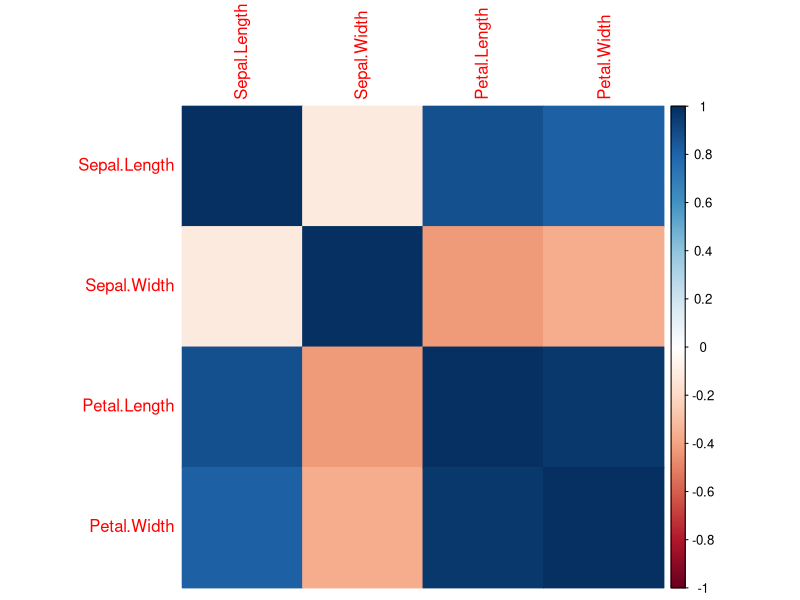
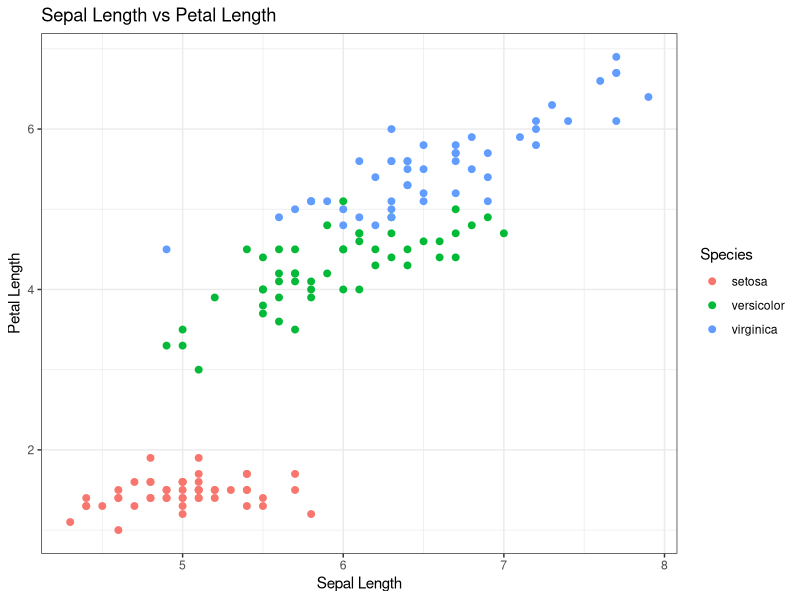
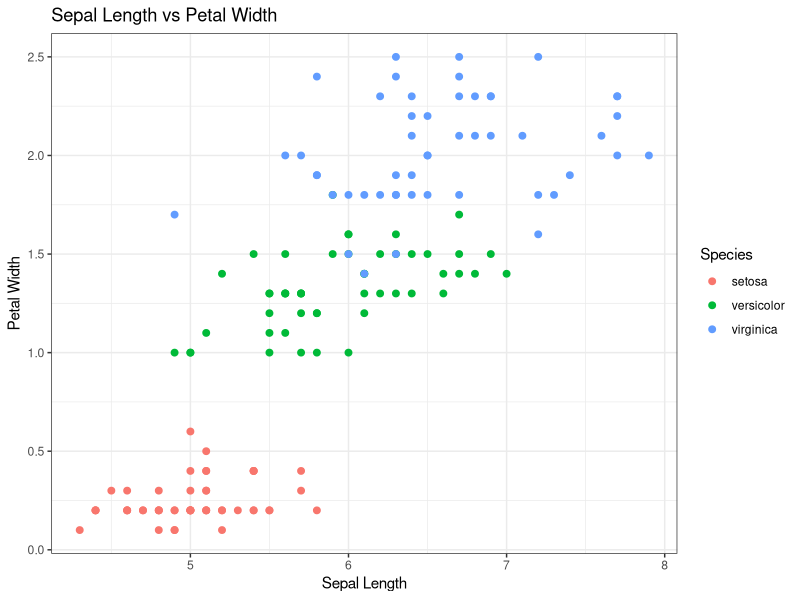
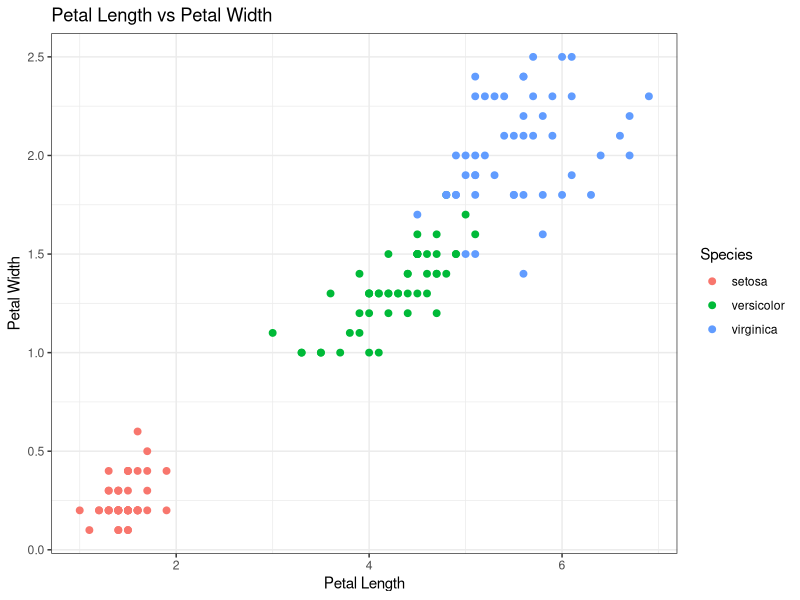
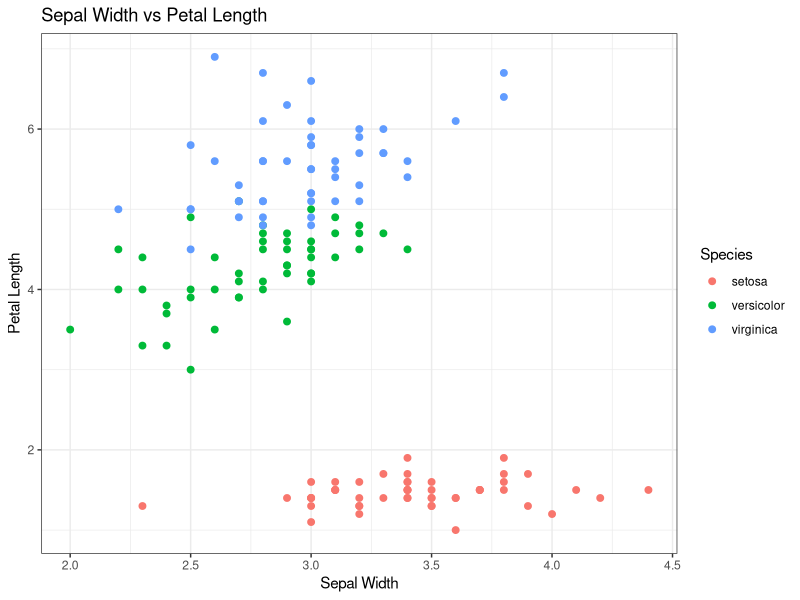
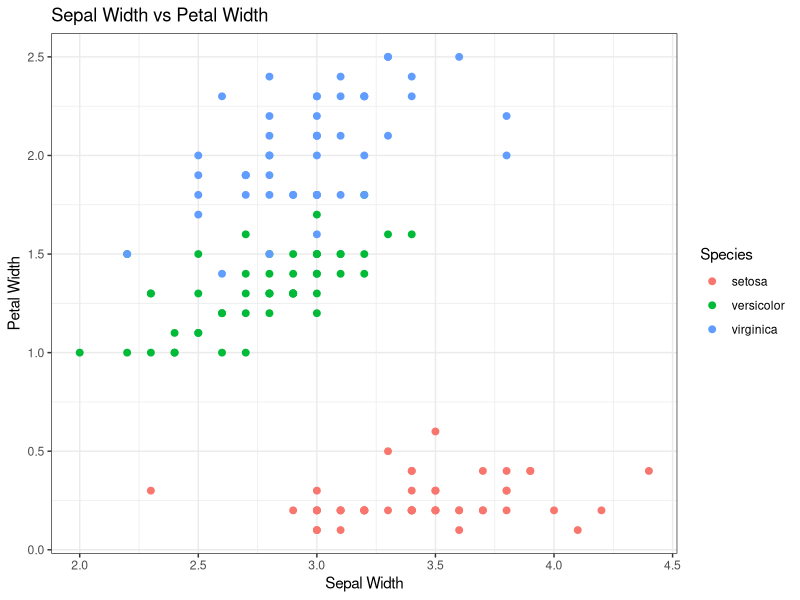
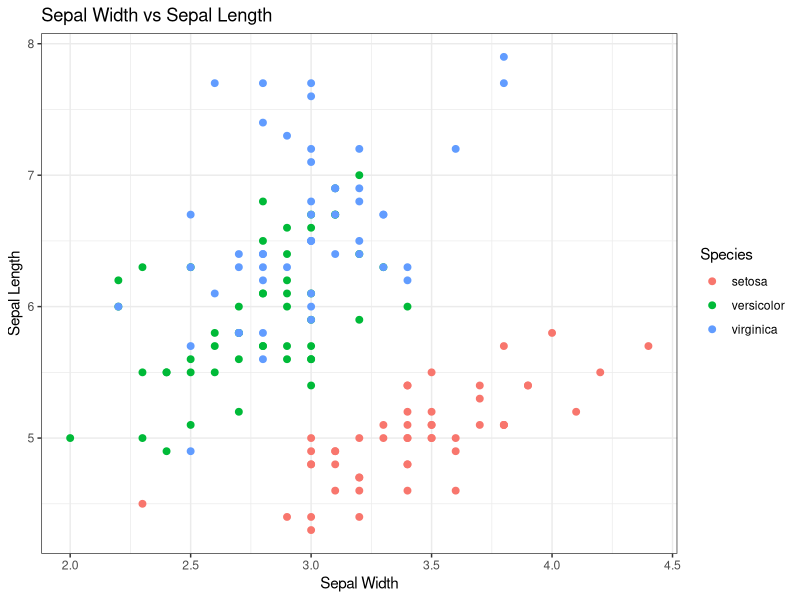

These figures' R source, in order:
head(iris)
names(iris)

table(iris$Species)

"There are 3 different species of flowers. Each one of them make up for exactly
1/3 of the data."

tapply(iris$Sepal.Length, iris$Species, mean)

"We can see that in general the Virginica species have longest Sepal Length 
followed by Versicolor and Setosa"

tapply(iris$Sepal.Width, iris$Species, mean)

"Now we can see that the Setosa have the widest sepal followed by virginica and
versicolor"

tapply(iris$Petal.Width, iris$Species, mean)
"Virginica, followed by versicolor and Setosa"

tapply(iris$Petal.Length, iris$Species, mean)
"Virginica, followed by versicolor and Setosa"

"It seems that Virginicas have larger flowers in general."

library(corrplot)
corrplot(cor(iris[1:4]), method = "color")

"We can see that sepal length, petal length, and petal width all have strong
positive correlation. Sepal width has negative correlation with all the other
variables.

I am not a biologist but it could be that when plants are making their sepal
longer and ther petal bigger, they can't use the resources to make the sepal
wider."

library(ggplot2)
ggplot(iris, aes(Sepal.Length, Petal.Length)) +
  geom_point(aes(color = Species), size = 2) +
  ggtitle("Sepal Length vs Petal Length") +
  xlab("Sepal Length") +
  ylab("Petal Length") +
  theme_bw()

ggplot(iris, aes(Sepal.Length, Petal.Width)) +
  geom_point(aes(color = Species), size = 2) +
  ggtitle("Sepal Length vs Petal Width") +
  xlab("Sepal Length") +
  ylab("Petal Width") +
  theme_bw()

ggplot(iris, aes(Petal.Length, Petal.Width)) +
  geom_point(aes(color = Species), size = 2) +
  ggtitle("Petal Length vs Petal Width") +
  xlab("Petal Length") +
  ylab("Petal Width") +
  theme_bw()

ggplot(iris, aes(Sepal.Width, Petal.Length)) +
  geom_point(aes(color = Species), size = 2) +
  ggtitle("Sepal Width vs Petal Length") +
  xlab("Sepal Width") +
  ylab("Petal Length") +
  theme_bw()

ggplot(iris, aes(Sepal.Width, Petal.Width)) +
  geom_point(aes(color = Species), size = 2) +
  ggtitle("Sepal Width vs Petal Width") +
  xlab("Sepal Width") +
  ylab("Petal Width") +
  theme_bw()

ggplot(iris, aes(Sepal.Width, Sepal.Length)) +
  geom_point(aes(color = Species), size = 2) +
  ggtitle("Sepal Width vs Sepal Length") +
  xlab("Sepal Width") +
  ylab("Sepal Length") +
  theme_bw()

"We can see that the distribution are very neat. The plots are very beautiful"